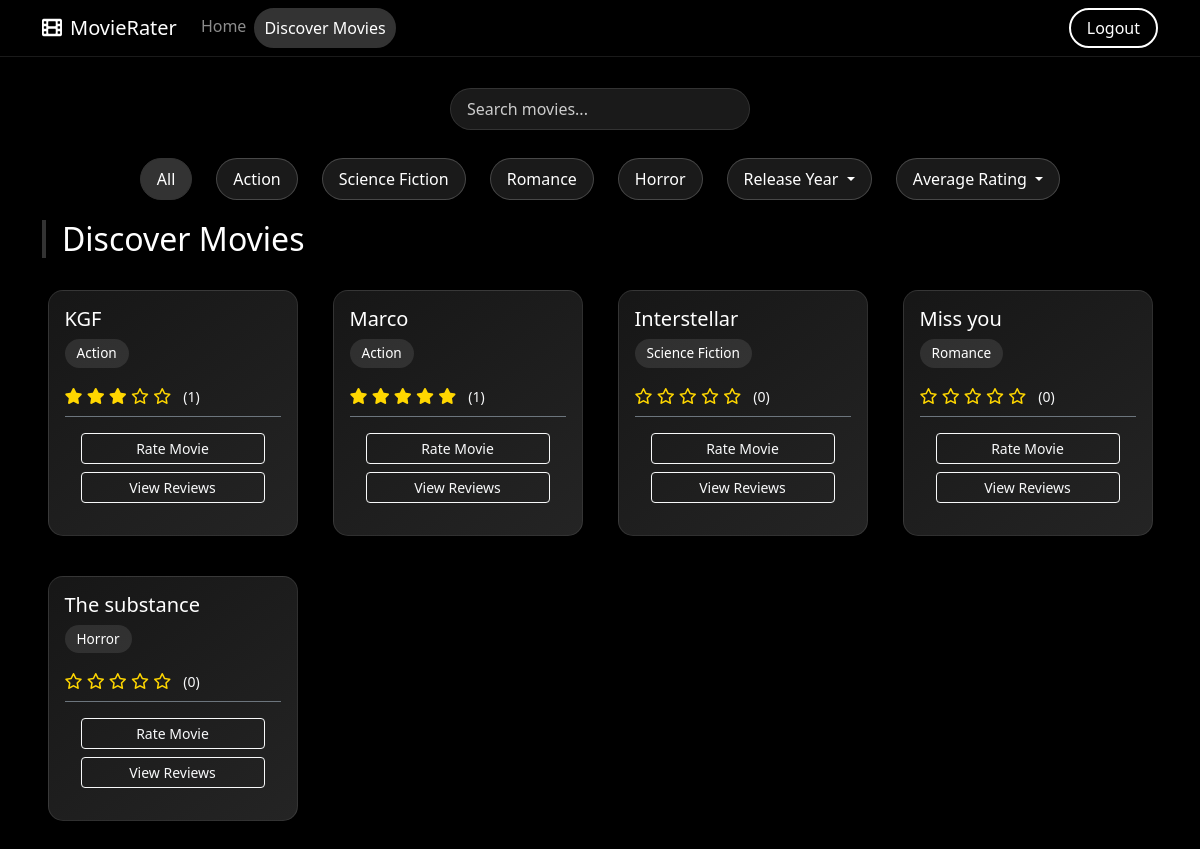
/discover_movies/2/ (signed in), run on the app's committed database.
### MR/models.py (models this page shows, shortened)
class Movie(models.Model):
    class MovieGenre(models.TextChoices):
        ACTION = 'Action'
        ADVENTURE = 'Adventure'
        ANIMATION = 'Animation'
        COMEDY = 'Comedy'
        DOCUMENTARY = 'Documentary'
        DRAMA = 'Drama'
        FANTASY = 'Fantasy'
        HORROR = 'Horror'
        MYSTERY = 'Mystery'
        ROMANCE = 'Romance'
        SCIENCE_FICTION = 'Science Fiction'
        THRILLER = 'Thriller'
        WAR = 'War'
        WESTERN = 'Western'
    class MovieLanguage(models.TextChoices):
        ENGLISH = 'English'
        HINDI = 'Hindi'
        TAMIL = 'Tamil'
        TELUGU = 'Telugu'
        KANNADA = 'Kannada'
        MARATHI = 'Marathi'
        BENGALI = 'Bengali'
        GUJARATI = 'Gujarati'
        PUNJABI = 'Punjabi'
        URDU = 'Urdu'
        MALAYALAM = 'Malayalam'
        OTHERS = 'Others'
    title = models.CharField(
        max_length=200,
        help_text="The title of the movie"
    )
    release_date = models.DateField(
        help_text="Release date of the movie")
    language = models.CharField(
        max_length=50,
        choices=MovieLanguage.choices,
        help_text="Primary language of the movie"
    )
    genre = models.CharField(
        max_length=50,
        choices=MovieGenre.choices,
        help_text="Primary genre of the movie"
    )
    director = models.CharField(
        max_length=200,
        help_text="Name of the movie director"
    )

### MR/views.py (the view, shortened to what this page needs)
# urls.py: path('discover_movies/<int:pk>/', DiscoverMoviesView.as_view(), name='discover_movies'),
class DiscoverMoviesView(View):
    def get(self, request, pk):
        if not request.user.is_authenticated:
            logger.warning("Unauthenticated user attempted to access DiscoverMoviesView")
            return redirect('LogoutView')
        try:
            user = User.objects.get(pk=pk)
        except User.DoesNotExist:
            logger.error(f"User with id {pk} does not exist")
            return redirect('LogoutView')
        if request.user.id != pk or user.id != pk or user.is_staff:
            logger.warning(f"User {request.user.id} attempted to access DiscoverMoviesView for user {pk}")
            return redirect('LogoutView')
        movies = Movie.objects.all()
        movie_ratings = (
            MovieRating.objects.values('movie')
            .annotate(avg_rating=Avg('rating'))
            .order_by('-avg_rating')
        )
        movie_data = []
        for movie in movies:
            avg_rating = next(
                (item['avg_rating'] for item in movie_ratings if item['movie'] == movie.id), 0
            )
            avg_rating_int = int(round(avg_rating)) if avg_rating else 0
            movie_data.append({
                'movie': movie,
                'avg_rating': avg_rating_int,
                'ratings_count': MovieRating.objects.filter(movie=movie).count(),
            })
        movie_genres = Movie.objects.values_list('genre', flat=True).distinct()
        release_years = Movie.objects.values_list('release_date__year', flat=True).distinct().order_by('-release_date__year')
        genre_filter = request.GET.get('genre', 'All')
        year_filter = request.GET.get('year', '')
        rating_filter = request.GET.get('rating', '')
        search_query = request.GET.get('search', '')
        filtered_movies = movie_data
        if genre_filter != 'All':
            filtered_movies = [
                movie for movie in filtered_movies
                if movie['movie'].genre == genre_filter
            ]
        if year_filter:
            filtered_movies = [
                movie for movie in filtered_movies
                if str(movie['movie'].release_date.year) == year_filter
            ]
        if search_query:
            filtered_movies = [
                movie for movie in filtered_movies
                if search_query.lower() in movie['movie'].title.lower()
            ]
        return render(request, 'discover_movies.html', {
            'user': user,
            'movies': filtered_movies,
            'movie_genres': movie_genres,
            'release_years': release_years,
            'selected_genre': genre_filter,
            'selected_year': year_filter,
            'selected_rating': rating_filter,
            'search_query': search_query,
        })

### MR/templates/discover_movies.html (shortened to what this page needs)
{% load static %}
<!DOCTYPE html>
<html lang="en">
<head>
    <link href="https://cdn.jsdelivr.net/npm/bootstrap@5.3.0/dist/css/bootstrap.min.css" rel="stylesheet">
    <link href="https://cdnjs.cloudflare.com/ajax/libs/font-awesome/6.0.0/css/all.min.css" rel="stylesheet">
</head>
<body>
    <nav class="navbar navbar-expand-lg navbar-dark fixed-top">
        <div class="container">
            <a class="navbar-brand" href="{% url 'HomeUserView' pk=user.id %}" aria-label="MovieRater Home">
                <i class="fas fa-film me-2"></i>MovieRater
            </a>
            <div class="collapse navbar-collapse" id="navbarNav">
                <ul class="navbar-nav me-auto">
                    <li class="nav-item">
                        <a class="nav-link" href="{% url 'HomeUserView' pk=user.id %}">Home</a>
                    </li>
                    <li class="nav-item">
                        <a class="nav-link active" href="#" aria-current="page">Discover Movies</a>
                    </li>
                </ul>
                <a href="{% url 'LogoutView' %}" class="logout-btn btn" aria-label="Logout">Logout</a>
            </div>
        </div>
    </nav>
    <section class="discover-section" style="margin-top: 56px;">
        <div class="container">
            <form class="search-bar mb-4" method="GET" action="{% url 'discover_movies' pk=user.id %}">
                <input type="text" name="search" class="form-control" placeholder="Search movies..." value="{{ search_query }}">
            </form>
            <div class="filter-section">
                <a href="{% url 'discover_movies' pk=user.id %}?genre=All&year={{ selected_year }}&rating={{ selected_rating }}&search={{ search_query }}"
                   class="filter-btn {% if selected_genre == 'All' %}active{% endif %}">All</a>
                {% for genre in movie_genres %}
                <a href="{% url 'discover_movies' pk=user.id %}?genre={{ genre }}&year={{ selected_year }}&rating={{ selected_rating }}&search={{ search_query }}"
                   class="filter-btn {% if selected_genre == genre %}active{% endif %}">{{ genre }}</a>
                {% endfor %}
                <div class="dropdown">
                    <button class="filter-btn dropdown-toggle" type="button" id="yearDropdown" data-bs-toggle="dropdown" aria-expanded="false">
                        {% if selected_year %}Year: {{ selected_year }}{% else %}Release Year{% endif %}
                    </button>
                </div>
                <div class="dropdown">
                    <button class="filter-btn dropdown-toggle" type="button" id="ratingDropdown" data-bs-toggle="dropdown" aria-expanded="false">
                        {% if selected_rating %}Min Rating: {{ selected_rating }} Stars{% else %}Average Rating{% endif %}
                    </button>
                </div>
            </div>
            <h2 class="section-title">Discover Movies</h2>
            <div class="row row-cols-1 row-cols-md-2 row-cols-lg-4 g-4">
                {% for movie in movies %}
                <div class="col">
                    <div class="movie-card">
                        <h5 class="card-title mb-2">{{ movie.movie.title }}</h5>
                        <div class="mb-2">
                            <span class="genre-badge">{{ movie.movie.genre }}</span>
                        </div>
                        <div class="rating-stars">
                            {% for i in "12345" %}
                                {% if forloop.counter <= movie.avg_rating %}
                                    <i class="fas fa-star"></i>
                                {% else %}
                                    <i class="far fa-star"></i>
                                {% endif %}
                            {% endfor %}
                            <small class="text-light ms-2">({{ movie.ratings_count }})</small>
                        </div>
                        <div class="card-footer bg-transparent border-top border-secondary p-3 mt-2">
                            <div class="d-grid gap-2">
                                <a href="{% url 'Addreview' user_pk=user.id movie_pk=movie.movie.id %}" class="btn btn-outline-light btn-sm">Rate Movie</a>
                                <a href="{% url 'Review_list' movie_pk=movie.movie.id %}" class="btn btn-outline-light btn-sm">View Reviews</a>
                            </div>
                        </div>
                    </div>
                </div>
                {% empty %}
                <div class="col-12 text-center text-muted">
                    <p>No movies match your criteria.</p>
                </div>
                {% endfor %}
            </div>
        </div>
    </section>
</body>
</html>

### MR/templates/discover_movies.html (style rules this page uses)
body { background-color: #000000; color: #ffffff; font-family: 'Segoe UI', Tahoma, Geneva, Verdana, sans-serif; }
.navbar { background-color: rgba(0, 0, 0, 0.95) !important; backdrop-filter: blur(10px); border-bottom: 1px solid rgba(255, 255, 255, 0.1); }
.discover-section { padding: 2rem 0; min-height: calc(100vh - 56px); }
.movie-card { background: linear-gradient(145deg, rgba(25, 25, 25, 0.9), rgba(40, 40, 40, 0.9)); border-radius: 15px; border: 1px solid rgba(255, 255, 255, 0.1); transition: transform 0.3s ease; overflow: hidden; padding: 1rem; width: 250px; margin: 0 auto 1rem auto; }
.genre-badge { background-color: rgba(255, 255, 255, 0.1); color: #ffffff; border-radius: 20px; padding: 0.25rem 0.75rem; font-size: 0.85rem; display: inline-block; margin-bottom: 0.5rem; }
.rating-stars { color: #ffd700; margin-bottom: 0.5rem; }
.filter-btn, .dropdown-item { background-color: rgba(255, 255, 255, 0.1); border: 1px solid rgba(255, 255, 255, 0.2); color: white; border-radius: 25px; padding: 0.5rem 1rem; margin: 0.25rem; transition: all 0.3s ease; text-decoration: none; display: inline-block; }
.filter-btn:hover, .dropdown-item:hover, .filter-btn.active { background-color: #333; border-color: #333; }
.logout-btn { background-color: transparent; border: 2px solid #ffffff; color: #ffffff; border-radius: 25px; padding: 0.375rem 1rem; transition: all 0.3s ease; text-decoration: none; }
.nav-link { transition: all 0.3s ease; padding: 0.375rem 1rem; border-radius: 25px; }
.nav-link.active { background-color: #333333; border: 2px solid #333333; color: white; }
.section-title { border-left: 4px solid #333; padding-left: 1rem; margin-bottom: 2rem; }
.search-bar { max-width: 300px; margin: 0 auto 1rem auto; }
.search-bar input { background-color: rgba(255, 255, 255, 0.1); border: 1px solid rgba(255, 255, 255, 0.2); color: white; border-radius: 25px; padding: 0.5rem 1rem; }
.search-bar input::placeholder { color: #cccccc; }
.filter-section { display: flex; flex-wrap: wrap; justify-content: center; gap: 1rem; margin-bottom: 1rem; }

### data on the page
Movie: movie "KGF", movie.genre "Action", ratings_count "1"
Movie: movie "Marco", movie.genre "Action", ratings_count "1"
Movie: movie "Interstellar", movie.genre "Science Fiction", ratings_count "0"
Movie: movie "Miss you", movie.genre "Romance", ratings_count "0"
Movie: movie "The substance", movie.genre "Horror", ratings_count "0"

### other printed values
{{ genre }} "Action" "Science Fiction" "Romance" "Horror"
